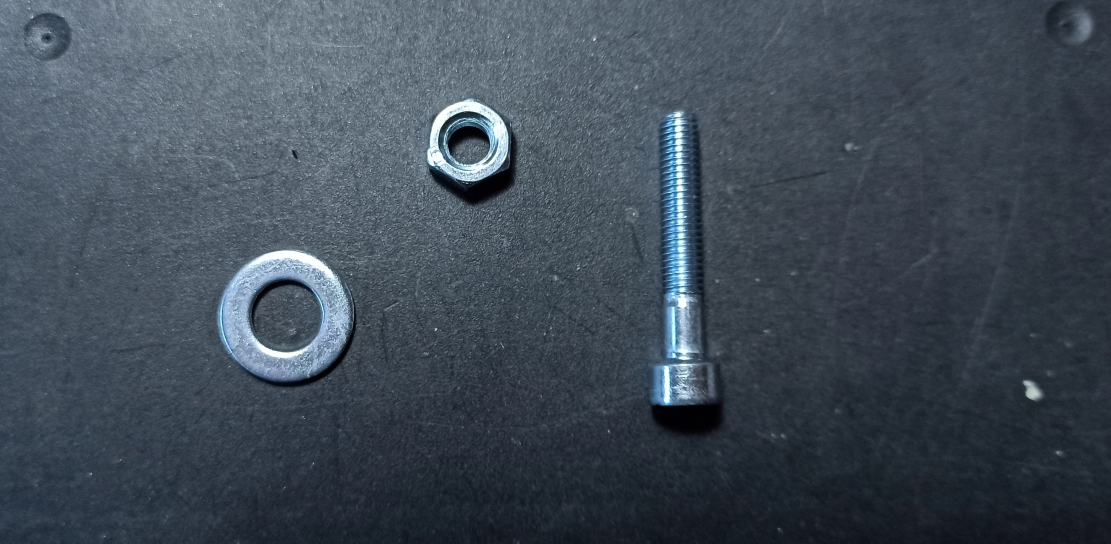
#> input picture src/software/g_arm/Examples/NutsAndBolts/imageExample.jpg, 3333 x 1630 px, given in place of the camera (shown at 1/3 size)
$ python imageProcesingCAM.py
#> lines starting #> are read from the running program, lines starting #| are printed output that depends on the picture; after the words box and inside, x2 and y2 are one past the last pixel; in counts of white or black regions, pixels touching at a corner belong together
import cv2
import numpy as np
import math, time


def draw_hexagon(im, center, diameter, color):
    radius = int(diameter / 2)  # calculate the radius of the hexagon
    # calculate the apothem of the hexagon
    apothem = int(radius * np.sqrt(3) / 2)
    x, y = center  # get the coordinates of the center of the hexagon

    # Calculate the coordinates of the vertices of the hexagon
    vertices = np.array([
        [x, y - radius],
        [x + apothem, y - radius/2],
        [x + apothem, y + radius/2],
        [x, y + radius],
        [x - apothem, y + radius/2],
        [x - apothem, y - radius/2]
    ], dtype=np.int32)

    # Draw the filled hexagon on the image
    return cv2.fillPoly(im, [vertices], color)

def drawBoundingBox(image, contour):
    # Draws a real bonding box rotated if is neccesary
    rect = cv2.minAreaRect(contour)
    boxContour = cv2.boxPoints(rect)
    boxContour = np.int0(boxContour)
    return cv2.drawContours(image, [boxContour], 0, (0, 255, 0), 11)

def squareContourBoundingBox(contour):
    # Draws a real bonding box rotated if is neccesary
    _, dimensions, _ = cv2.minAreaRect(contour)

    ratio = float(max(dimensions)) / min(dimensions)

    return ratio < 1.2 # True if is square, false otherwise

def contourCenter(contour):
    moments = cv2.moments(contour)
    cx = int(moments['m10']/moments['m00'])
    cy = int(moments['m01']/moments['m00'])

    return (cx, cy)

def contourSize(contour):
    _, dimensions, _ = cv2.minAreaRect(contour)
    return dimensions


cap = cv2.VideoCapture(0)
if not cap.isOpened():
    print("Error: camera not connected!")
    exit()

startTs = time.time()
runTime = 30 # Secs

while (time.time() - startTs < runTime):
    frameOk, frame = cap.read() # Lee un fotograma de la cámara
#> frame is the input picture: shape (1630, 3333, 3); mean B, G, R 87.4, 76, 64.9
    if frameOk:


        inputImage = cv2.cvtColor(frame, cv2.COLOR_BGR2GRAY)
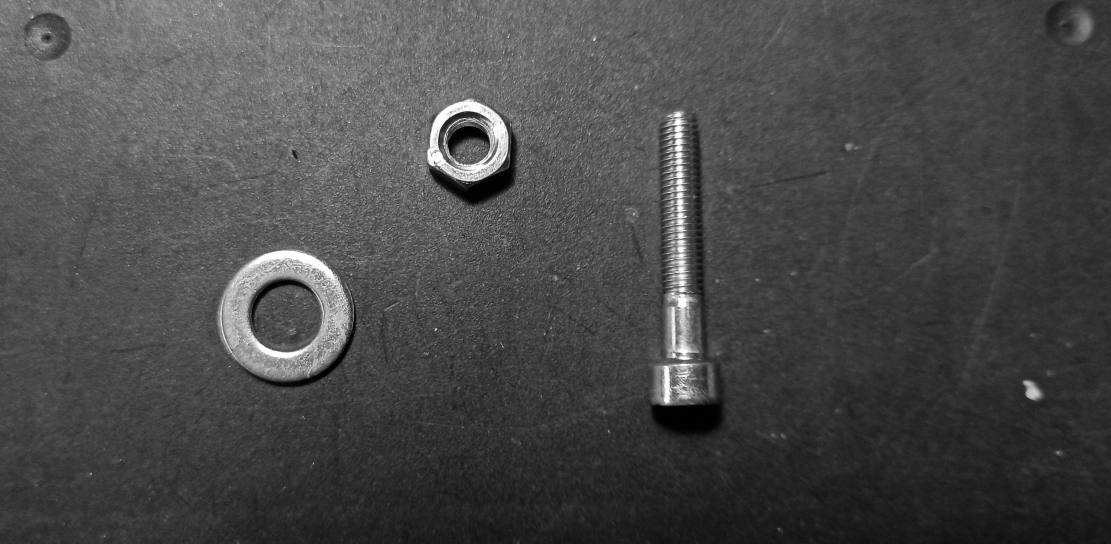
#> inputImage: shape (1630, 3333) (shown at 1/3 size); min 0, max 255, mean 74

        # Gaussian Blur with 25x25 kernel
        blur = cv2.GaussianBlur(inputImage, (25, 25), cv2.BORDER_DEFAULT)

        # Make a mask filtering by whiteness
        _, threshold = cv2.threshold(blur, 145, 255, cv2.THRESH_BINARY)
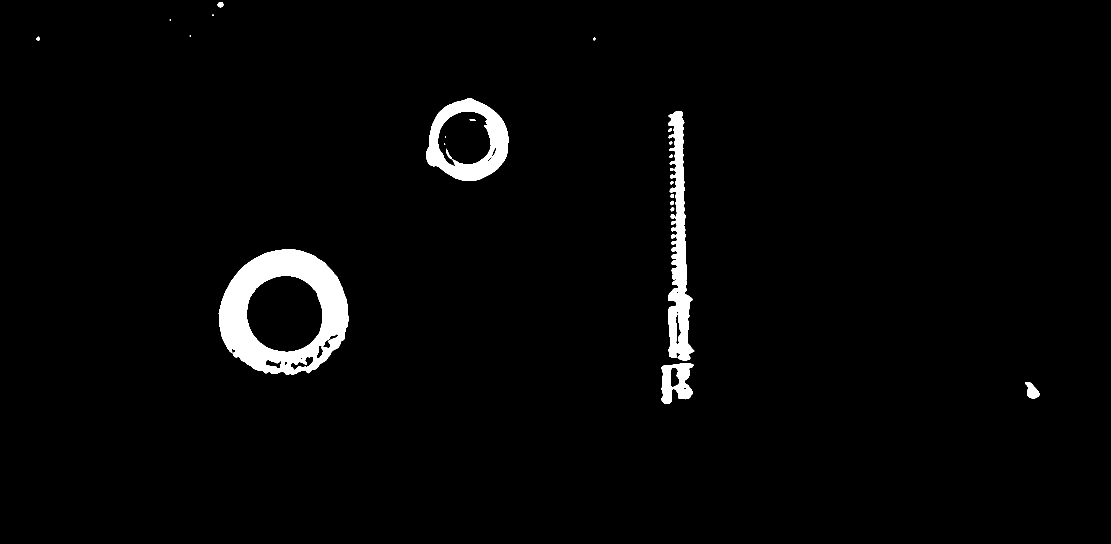
#> threshold: shape (1630, 3333) (shown at 1/3 size); 2.4% white; 22 white regions (5 under 20 px)

        # Find external contours as a chain of points
        contours, _ = cv2.findContours(
        threshold, cv2.RETR_EXTERNAL, cv2.CHAIN_APPROX_SIMPLE)
#> contours = 19 contours, 3 with area under 20; largest, box (x1, y1, x2, y2) and area: (656, 748, 1045, 1125) 112918, (1279, 295, 1525, 543) 45804, (2004, 333, 2083, 1082) 27612, (1984, 1089, 2081, 1212) 8140, (3076, 1146, 3118, 1196) 1214

        # Convert to grayscale the input image to BGR to draw colors on them
        finalContour = cv2.cvtColor(inputImage, cv2.COLOR_GRAY2RGB)
        finalBoundingBox = cv2.cvtColor(inputImage, cv2.COLOR_GRAY2RGB)
        finalShapes = cv2.cvtColor(inputImage, cv2.COLOR_GRAY2RGB)


        for contour in contours:

            if cv2.contourArea(contour) > 1500:

                # Draw bounding box
                finalBoundingBox = drawBoundingBox(finalBoundingBox, contour)

                # Aproximate to a poligon
                poligon = cv2.approxPolyDP(
                    contour, 0.010 * cv2.arcLength(contour, True), True)

                # Draw poligon contour
                finalContour = cv2.drawContours(
                    finalContour, [poligon], 0, (255, 0, 0), 11)

                # Identify shapes
                sides = len(poligon)

                if squareContourBoundingBox(contour):
                    # Nut or washer
                    if sides < 10:
                        finalShapes = draw_hexagon(finalShapes, contourCenter(contour), contourSize(contour)[0], (125, 210, 0))
                    else:
                        finalShapes = cv2.circle(finalShapes, contourCenter(contour), int(contourSize(contour)[0] / 2), (0, 255, 0), -1)
                else:
                    # Bolt
                    finalShapes = cv2.fillPoly(finalShapes, pts=[contour], color=(255, 0, 255))
#> this loop made 19 passes
#> (rect in drawBoundingBox, boxContour in drawBoundingBox, sides, ratio in squareContourBoundingBox) on passes 3, 13: (((851.8, 942.2), (389.6, 373.4), -45), [[846, 1212], [582, 948], [857, 672], [1121, 936]], 15, 1.04), (((1406.7, 422.6), (236.6, 241.5), -63.43), [[1461, 582], [1245, 474], [1351, 262], [1567, 370]], 12, 1.02)
#> (rect in drawBoundingBox, boxContour in drawBoundingBox, sides, ratio in squareContourBoundingBox) on passes 2, 12: (((2032, 1150), (122, 96), -90), [[2080, 1210], [1984, 1210], [1984, 1088], [2080, 1088]], 15, 1.27), (((2038.1, 707.1), (76.02, 748.3), -0.979), [[2006, 1081], [1993, 333], [2069, 332], [2082, 1080]], 8, 9.84)
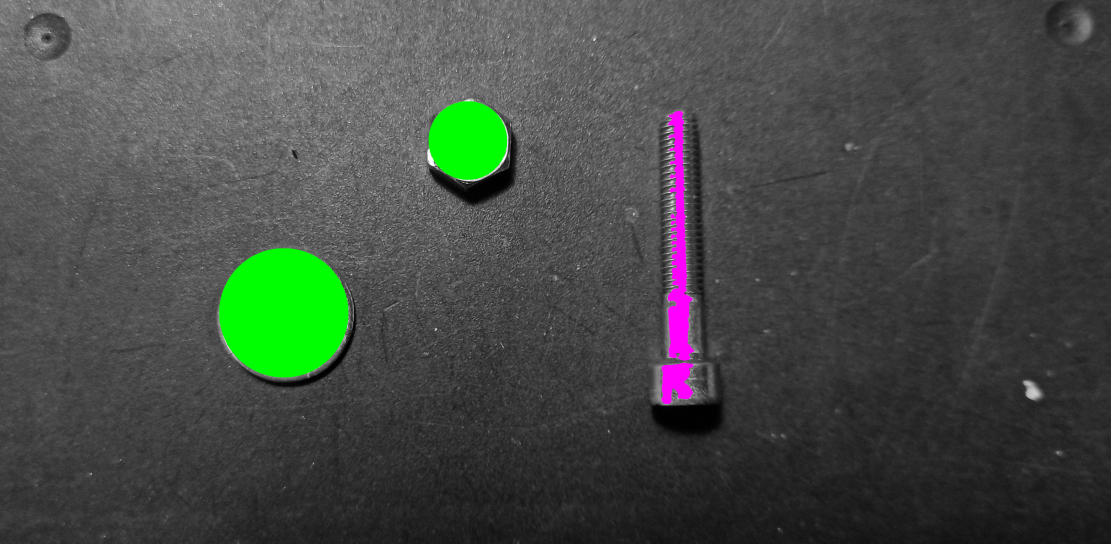
#> finalShapes: shape (1630, 3333, 3) (shown at 1/3 size); mean B, G, R 70.1, 76, 70.1


        # Show progress and result
        stages = np.concatenate((inputImage, blur, threshold), axis=1)
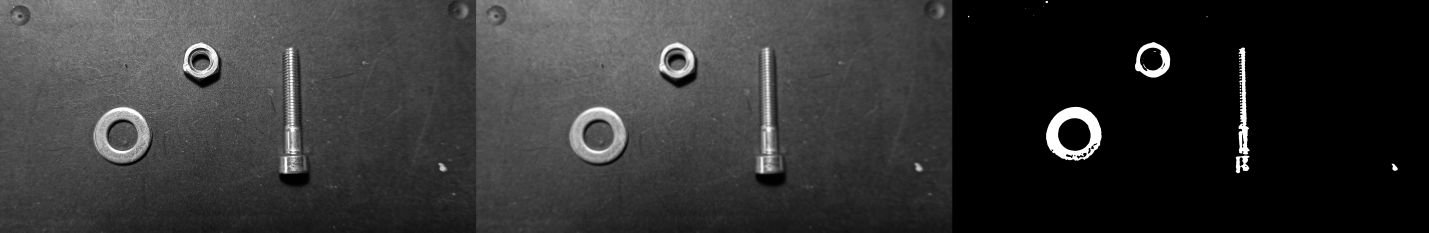
#> stages: shape (1630, 9999) (shown at 1/7 size); min 0, max 255, mean 51.4
        results = np.concatenate((finalContour, finalBoundingBox, finalShapes), axis=1)
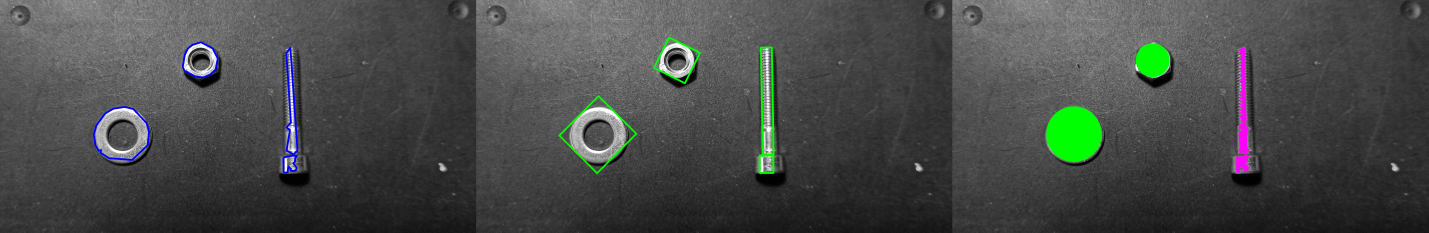
#> results: shape (1630, 9999, 3) (shown at 1/7 size); mean B, G, R 72.7, 74.7, 71.9


        # Create window with freedom of dimensions
        cv2.namedWindow('processing', cv2.WINDOW_AUTOSIZE)
        # Create window with freedom of dimensions
        cv2.namedWindow('results', cv2.WINDOW_AUTOSIZE)

        stages = cv2.resize(stages, (int(
        stages.shape[1] * 0.5), int(stages.shape[0] * 0.5)), cv2.INTER_AREA)
#> stages: shape (815, 4999)
        results = cv2.resize(results, (int(
        results.shape[1] * 0.5), int(results.shape[0] * 0.5)), cv2.INTER_AREA)
#> results: shape (815, 4999, 3)

        cv2.imshow('processing', stages)
        cv2.imshow('results', results)


        cv2.waitKey(1)

cap.release()
cv2.destroyAllWindows()
